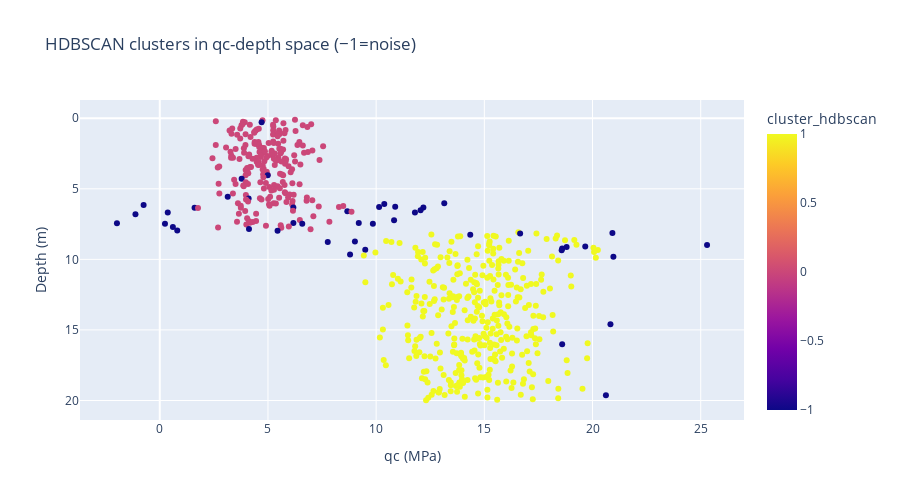
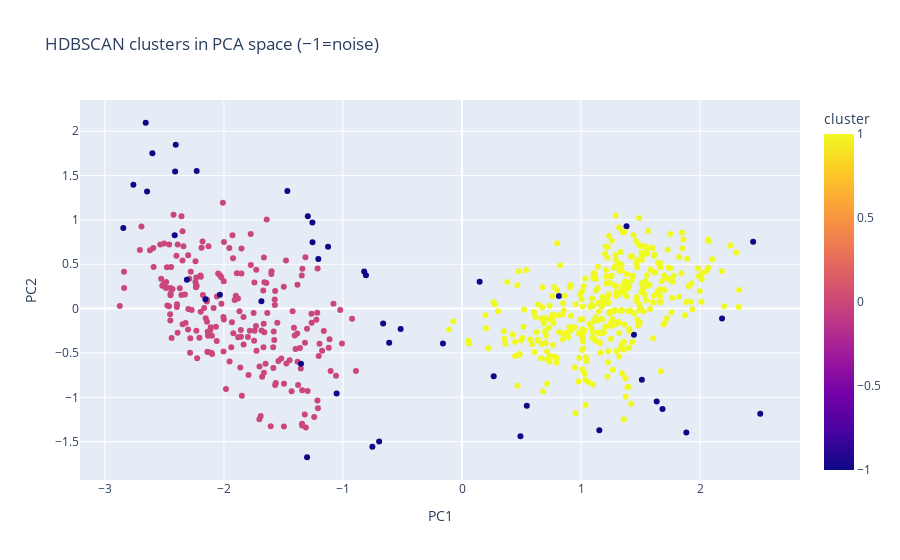

Write notebook code for charts like these, in order.
### Markdown cell above
### Discussion prompts
- Which method better separates the two layers and the transition zone?
- What happens if you remove depth from features?
- How does `min_cluster_size` affect HDBSCAN?
- When would you prefer silhouette evaluation vs density-based approaches in practice?

### Code cell
fig = px.scatter(
    df_syn,
    x="qc_mpa",
    y="depth_m",
    color="cluster_hdbscan",
    title="HDBSCAN clusters in qc-depth space (−1=noise)",
    labels={"qc_mpa": "qc (MPa)", "depth_m": "Depth (m)"},
    height=500,
)
fig.update_yaxes(autorange="reversed")
fig.show()

# PCA viz
_df_plot = pd.DataFrame(X2, columns=["PC1", "PC2"])  # reuse PCA from above
_df_plot["cluster"] = labels_hdb.astype(int)
fig2 = px.scatter(
    _df_plot,
    x="PC1",
    y="PC2",
    color="cluster",
    title="HDBSCAN clusters in PCA space (−1=noise)",
)
fig2.show()

### Figure 1 — Plotly figure (JSON) as saved in the notebook; plotly's stock layout.template omitted (floating-point values rounded to 4 significant figures; data arrays with more than 128 entries replaced by an {"elided": "..."} marker saying what was removed)
{"data": [{"hovertemplate": "qc (MPa)=%{x}<br>Depth (m)=%{y}<br>cluster_hdbscan=%{marker.color}<extra></extra>", "legendgroup": "", "marker": {"color": {"elided": "600 int values"}, "coloraxis": "coloraxis", "symbol": "circle"}, "mode": "markers", "name": "", "orientation": "v", "showlegend": false, "type": "scatter", "x": {"elided": "600 float values"}, "xaxis": "x", "y": {"elided": "600 float values"}, "yaxis": "y"}], "layout": {"coloraxis": {"colorbar": {"title": {"text": "cluster_hdbscan"}}, "colorscale": [[0, "#0d0887"], [0.1111, "#46039f"], [0.2222, "#7201a8"], [0.3333, "#9c179e"], [0.4444, "#bd3786"], [0.5556, "#d8576b"], [0.6667, "#ed7953"], [0.7778, "#fb9f3a"], [0.8889, "#fdca26"], [1, "#f0f921"]]}, "height": 500, "legend": {"tracegroupgap": 0}, "title": {"text": "HDBSCAN clusters in qc-depth space (−1=noise)"}, "xaxis": {"anchor": "y", "domain": [0, 1], "title": {"text": "qc (MPa)"}}, "yaxis": {"anchor": "x", "autorange": "reversed", "domain": [0, 1], "title": {"text": "Depth (m)"}}}}

### Figure 2 — Plotly figure (JSON) as saved in the notebook; plotly's stock layout.template omitted (floating-point values rounded to 4 significant figures; data arrays with more than 128 entries replaced by an {"elided": "..."} marker saying what was removed)
{"data": [{"hovertemplate": "PC1=%{x}<br>PC2=%{y}<br>cluster=%{marker.color}<extra></extra>", "legendgroup": "", "marker": {"color": {"elided": "600 int values"}, "coloraxis": "coloraxis", "symbol": "circle"}, "mode": "markers", "name": "", "orientation": "v", "showlegend": false, "type": "scatter", "x": {"elided": "600 float values"}, "xaxis": "x", "y": {"elided": "600 float values"}, "yaxis": "y"}], "layout": {"coloraxis": {"colorbar": {"title": {"text": "cluster"}}, "colorscale": [[0, "#0d0887"], [0.1111, "#46039f"], [0.2222, "#7201a8"], [0.3333, "#9c179e"], [0.4444, "#bd3786"], [0.5556, "#d8576b"], [0.6667, "#ed7953"], [0.7778, "#fb9f3a"], [0.8889, "#fdca26"], [1, "#f0f921"]]}, "legend": {"tracegroupgap": 0}, "title": {"text": "HDBSCAN clusters in PCA space (−1=noise)"}, "xaxis": {"anchor": "y", "domain": [0, 1], "title": {"text": "PC1"}}, "yaxis": {"anchor": "x", "domain": [0, 1], "title": {"text": "PC2"}}}}
